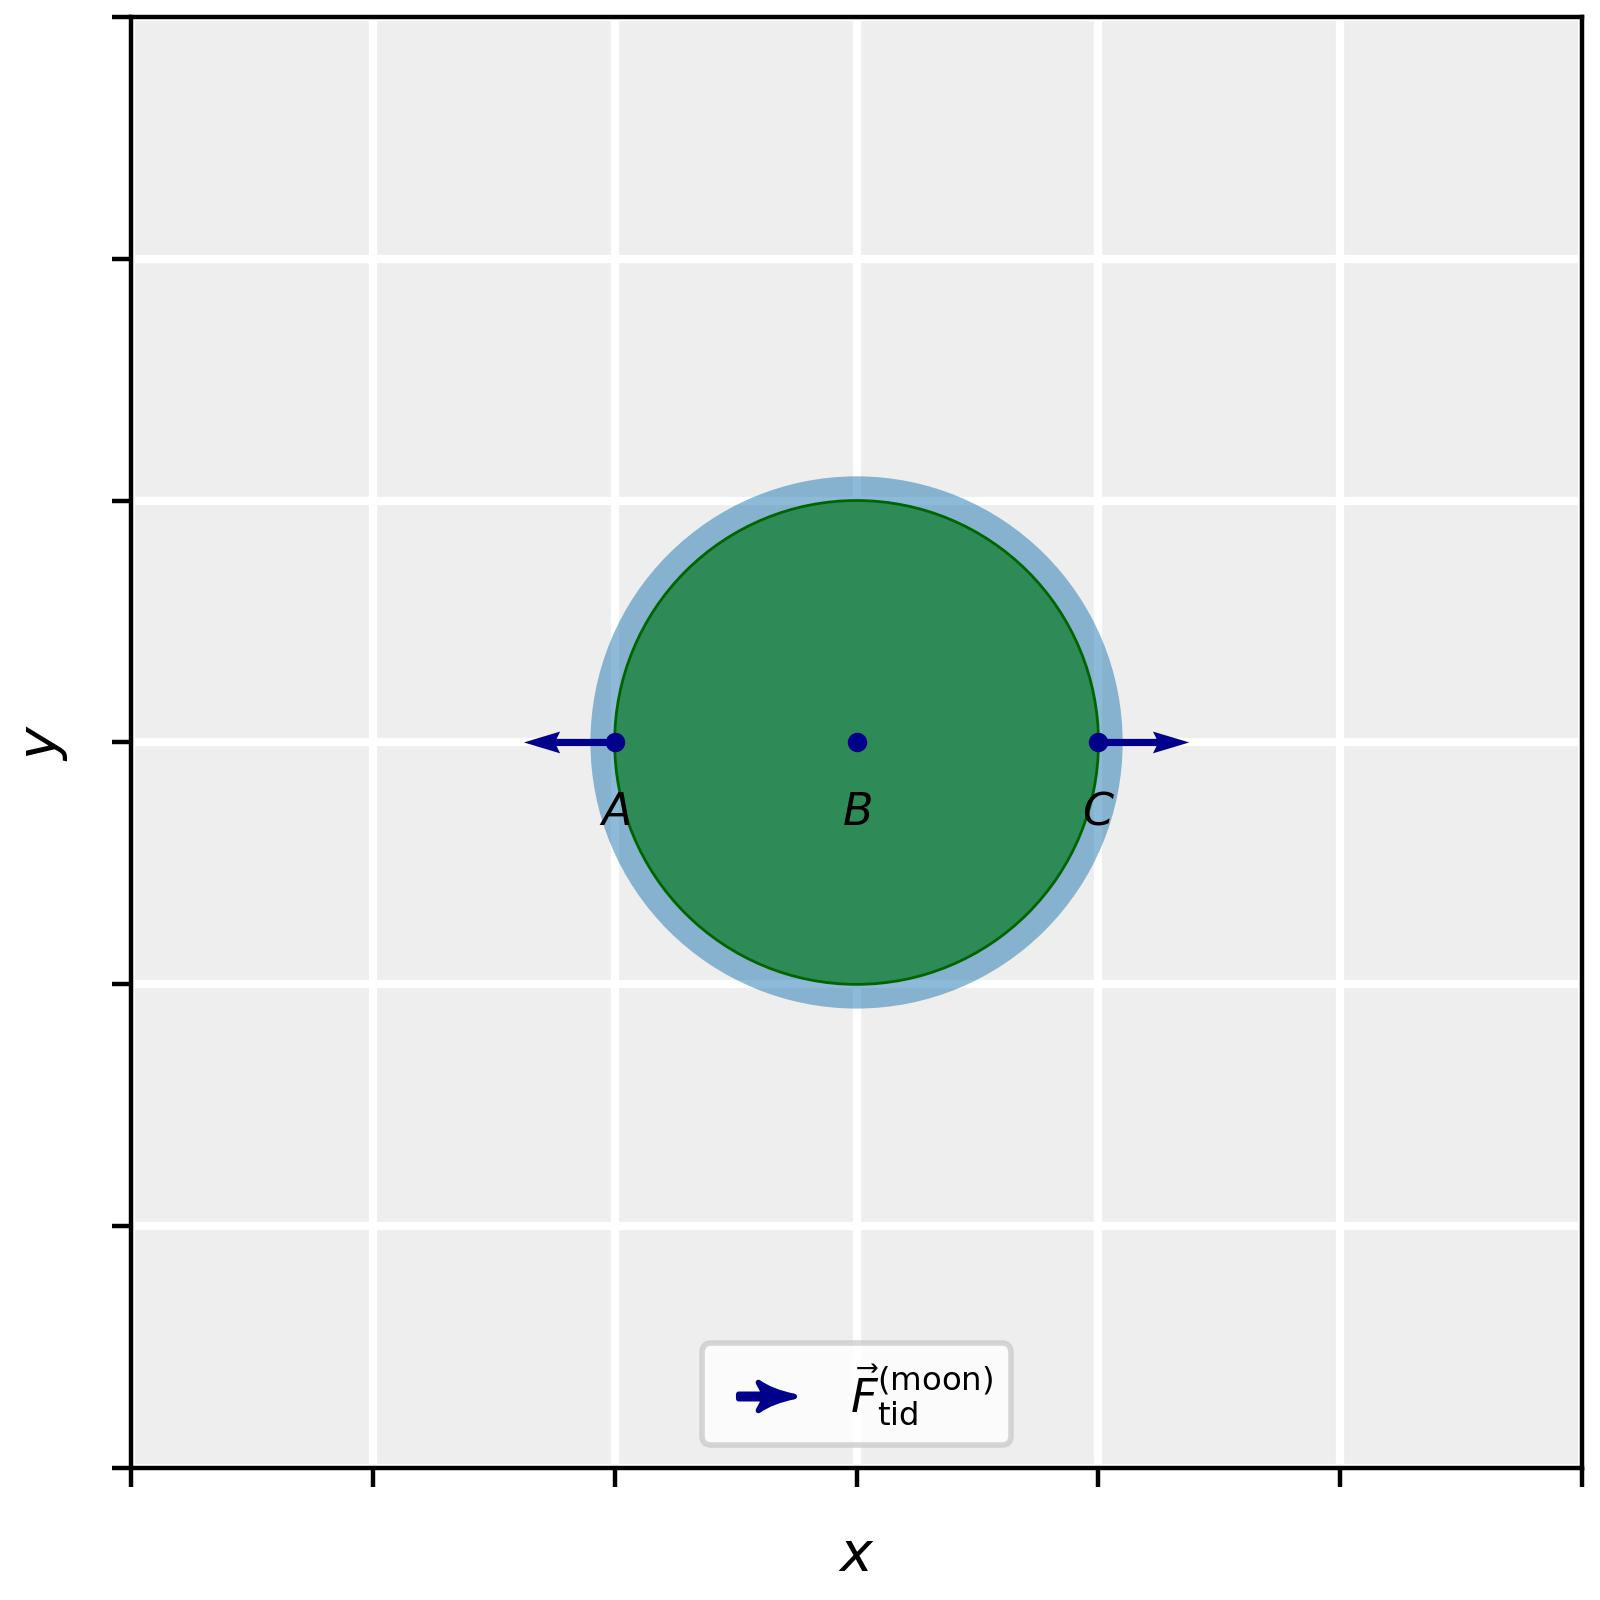

Reproduce this figure in Python.

import sys
from matplotlib import colors, pyplot as plt
import numpy as np


sys.path.append("/Users/timdewild/Library/CloudStorage/GoogleDrive-t.w.j.de.wild@rug.nl/Mijn Drive/Digital Demos/AnimationClass/src/")

from matnimation.artist.static.static_circle import StaticCircle
from matnimation.canvas.single_canvas import SingleCanvas
from matnimation.artist.static.static_text import StaticText
from matnimation.artist.static.static_polygon import StaticPolygon
from matnimation.artist.static.static_scatter import StaticScatter
from matnimation.artist.static.static_quiver import StaticQuiver
from matnimation.tides_forces.tides import Tides




#--- Global constants ---#
radius_earth = 1
ocean_scaling = 1.1
distance_earth_moon = 5

#--- Tidal force due to moon on earth ---#
dth = np.pi/16
theta_vectors = np.arange(0,2*np.pi+dth, dth)

tides = Tides(
    radius_earth = radius_earth,
    ocean_scaling = ocean_scaling,
    distance_earth_moon = distance_earth_moon
)
tides.generate_tidal_bulges()

x_vectors = radius_earth * np.cos(theta_vectors)
y_vectors = radius_earth * np.sin(theta_vectors)

F_tidal_moon_x, F_tidal_moon_y = tides.tidal_force_moon(theta_vectors, tides.t[0], scale = 1)

#--- Tidal bulges due to moon on earth ---#
x_bulge_moon, y_bulge_moon = tides.generate_tidal_bulges(body = 'moon')



#--- Define Canvas ---#

canvas = SingleCanvas(
    (4,4),
    400,
    [],
    [-3, 3, -3, 3],      #[-3, 3, -3, 3] [-2, 6, -4, 4]
    ['$x$','$y$']
)

canvas.set_axis_properties(
    aspect = 'equal', 
    xticklabels = [], 
    yticklabels = [],
    #title = "Frame: Earth Center of Mass"
    )

#--- Define earth and ocean ---#

earth = StaticCircle(
    name = 'Earth (equator slice)', 
    radius = radius_earth,
    xy_center = (0., 0.)
)

earth.set_styling_properties(
    facecolor = 'seagreen',
    edgecolor = 'darkgreen',
    linewidth = 0.5,
    zorder = 3
    )

canvas.add_artist(earth)

ocean = StaticCircle(
    name = 'Ocean', 
    radius = ocean_scaling * radius_earth,
    xy_center = (0., 0.)
)

# ocean = StaticPolygon(
#     'ocean',
#     x_data = x_bulge_moon[:,0],
#     y_data = y_bulge_moon[:,0]
# )

ocean.set_styling_properties(
    facecolor = colors.to_rgba('tab:blue', 0.5), 
    zorder = 2
)

canvas.add_artist(ocean)

# ocean_no_tides = StaticCircle(
#     'ocean no tides',
#     radius = ocean_scaling * radius_earth,
#     xy_center = (0,0)
# )

# ocean_no_tides.set_styling_properties(
#     linewidth = 0.5,
#     linestyle = 'dotted',
#     edgecolor = 'k',
#     facecolor = 'None'
# )

# canvas.add_artist(ocean_no_tides)

#--- ABC forces on earth due to moon ---#
scale = 1.333

y_offset = 0.04

x_vec = np.array([-1, 0, 1])
y_vec = np.array([0, 0, 0])

force_moon_x_vec = np.array([0.5, 1, 1.5])
force_moon_y_vec = np.zeros_like(y_vec)

tidal_force_x_vec = force_moon_x_vec - np.ones_like(force_moon_x_vec)
tidal_force_y_vec = force_moon_y_vec

force_com_x = force_moon_x_vec[1] * np.ones_like(force_moon_x_vec)
force_com_y = force_moon_y_vec[1] * np.ones_like(force_moon_y_vec)

#--- Gravitational force due to moon on ABC ---#

# force_moon = StaticQuiver(
#     name = '$\\vec{F}_G^\\mathrm{(moon)}$',
#     x_data = x_vec,
#     y_data = y_vec,
#     Fx_data = force_moon_x_vec,
#     Fy_data = force_moon_y_vec, 
#     scale = scale,
#     scale_units = 'xy',
#     width = 0.005, 
#     color = 'darkorange'
# )

# canvas.add_artist(force_moon, in_legend=True)

# force_moon.set_styling_properties(
#     zorder = 4
# )

#--- Subtract gravitational force at B (center of mass) ---#

# force_com_sub = StaticQuiver(
#     name = '$-\\vec{F}_B^\\mathrm{(moon)}$',
#     x_data = x_vec,
#     y_data = y_vec + y_offset,
#     Fx_data = -force_com_x,
#     Fy_data = -force_com_y, 
#     scale = scale,
#     scale_units = 'xy',
#     width = 0.005, 
#     color = 'darkred'
# )

# canvas.add_artist(force_com_sub, in_legend = True)

# force_com_sub.set_styling_properties(
#     zorder = 4
# )

#--- Tidal force at ABC ---#

tidal_force_moon_ABC = StaticQuiver(
    name = "$\\vec{F}_\\mathrm{tid}^\\mathrm{(moon)}$",
    x_data = x_vec,
    y_data = y_vec,
    Fx_data = tidal_force_x_vec,
    Fy_data = tidal_force_y_vec, 
    scale = 1.333,
    scale_units = 'xy',
    width = 0.005, 
    color = 'darkblue'
)

canvas.add_artist(tidal_force_moon_ABC, in_legend = True)

tidal_force_moon_ABC.set_styling_properties(
    zorder = 4
)

#--- ABC points to introduce tidal field

points_ABC = StaticScatter(
    name='ABC',
    x_data = x_vec,
    y_data = y_vec,

)

points_ABC.set_styling_properties(
    color = 'darkblue',
    markersize = 5,
    zorder = 4
)

canvas.add_artist(points_ABC)

for i, label_name in enumerate(['$A$','$B$','$C$']):
    label = StaticText(name = label_name, xy_center = (x_vec[i],y_vec[i]-0.2))

    label.set_styling_properties(
        horizontalalignment = 'center',
        verticalalignment = 'top',
        zorder = 4, 
        fontsize = 8,
        color = 'k'
    )

    canvas.add_artist(label)

#--- Tidal force at points around equator ---#

# tidal_forces_scatter = StaticScatter(
#     'tidal forces scatter',
#     x_data = x_vectors,
#     y_data = y_vectors
# )

# tidal_forces_scatter.set_styling_properties(
#     zorder = 4,
#     markersize = 2, #5
#     color  = 'darkblue'
# )

# canvas.add_artist(tidal_forces_scatter)

# tidal_forces_moon = StaticQuiver(
#     name = "$\\vec{F}_\\mathrm{tid}^\\mathrm{(moon)}$",
#     x_data = x_vectors,
#     y_data = y_vectors,
#     Fx_data = F_tidal_moon_x,
#     Fy_data = F_tidal_moon_y,
#     scale = 20,
#     scale_units = 'xy', 
#     color = 'darkblue',
#     width = 0.003 #0.005
# )

# canvas.add_artist(tidal_forces_moon, in_legend = True)

# tidal_forces_moon.set_styling_properties(
#     zorder = 4
# )

#--- Moon and its orbit ---#

moon_orbit = StaticCircle(
    name = 'Moon orbit',
    radius = distance_earth_moon,
    xy_center = (0,0),
) 

moon_orbit.set_styling_properties(
    edgecolor = 'darkgrey',
    facecolor = 'None',
    linewidth = 0.75
)

moon = StaticCircle(
    name = 'Moon',
    radius = 0.35,
    xy_center = (distance_earth_moon,0)
)

moon.set_styling_properties(
    edgecolor = 'darkgrey',
    facecolor = 'lightgrey'
)

#canvas.add_artist(moon_orbit, in_legend = False)
canvas.add_artist(moon)

canvas.construct_legend(ncols = 3, loc = 'lower center', fontsize = 'small')

canvas.save_canvas('stem_animation/scene2/scene2_4.jpg')
